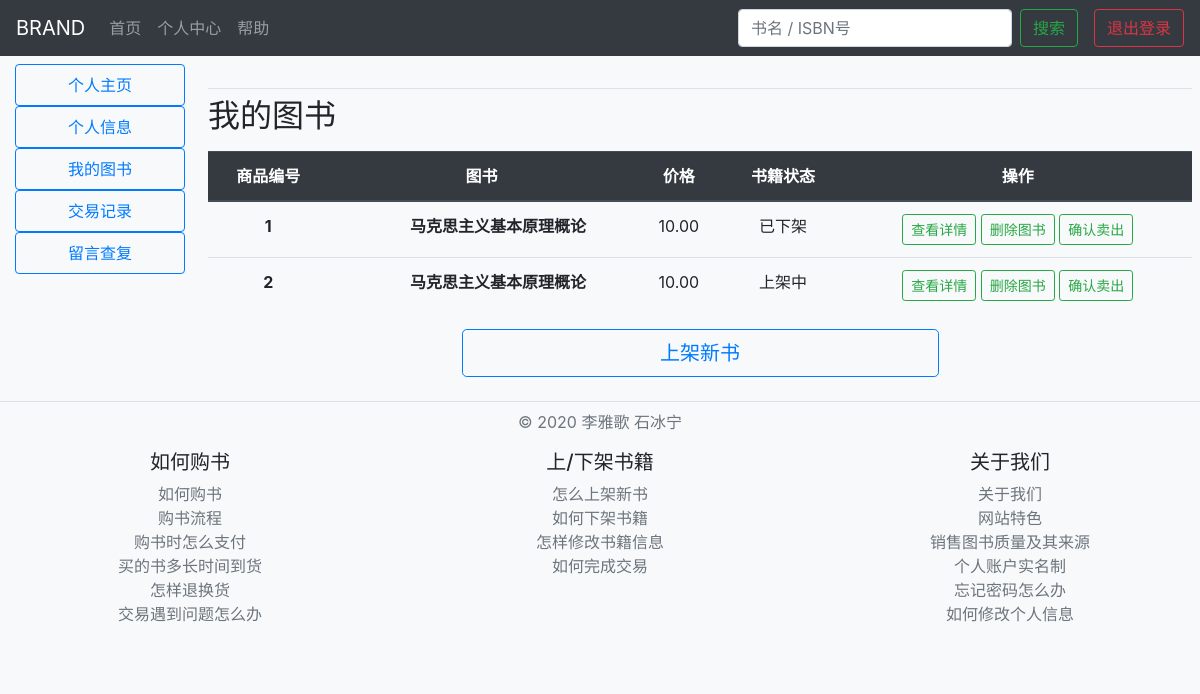
Before: /center/my_book/11 (signed in) with the older database file.
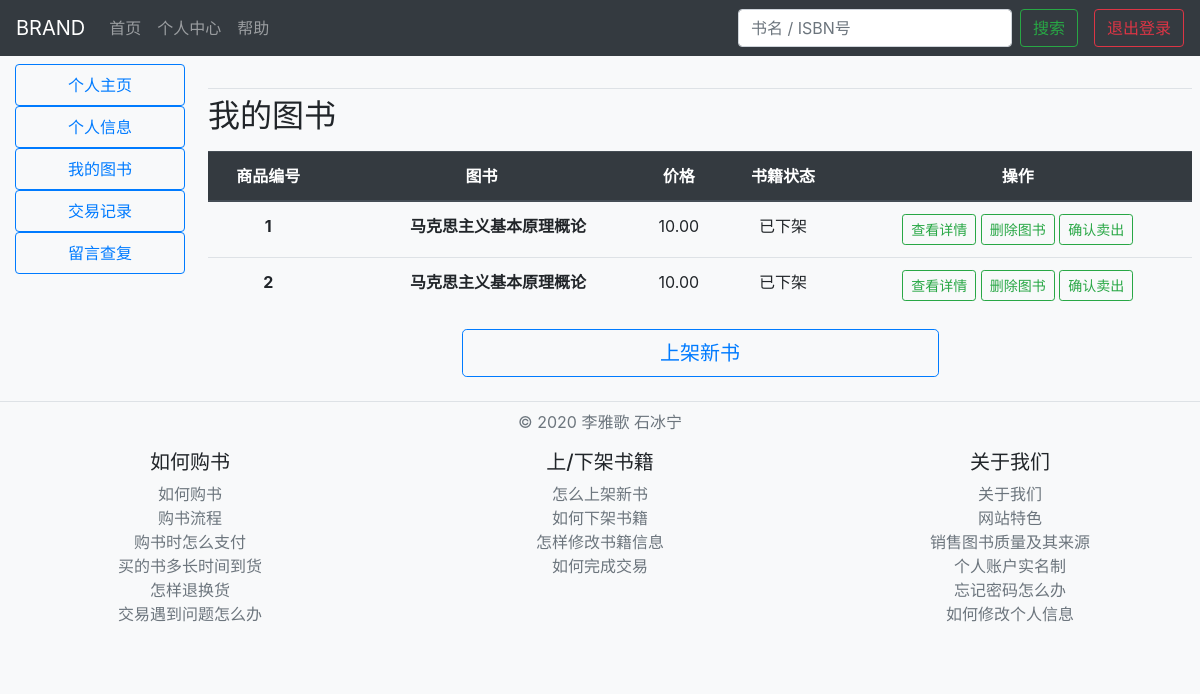
After: the same page with the newer database file.
### goods/models.py (models this page shows)
class Goods(models.Model):
    type = ((1, "上架中"), (2, "待处理"), (3, "已下架") )
    book = models.ForeignKey('Book', on_delete=models.CASCADE)
    merchant = models.ForeignKey(User, on_delete=models.DO_NOTHING)
    price = models.DecimalField(max_digits=19, decimal_places=2)
    description = models.TextField(blank=False)
    picture_1 = models.ImageField(upload_to='goods_images', blank=False)
    picture_2 = models.ImageField(upload_to='goods_images', blank=True)
    status = models.IntegerField(choices=type)

class Book(models.Model):
    status = ((1, "上架中"), (2, "待处理"), (3, "已下架"))
    book_status = models.IntegerField(choices=status, default=2)
    book_type = models.ForeignKey(BookType, on_delete=models.DO_NOTHING)
    full_title = models.CharField(max_length=255)
    ISBN_num = models.CharField(max_length=13, unique=True)
    publisher = models.CharField(max_length=255)
    authors = models.CharField(max_length=255)
    picture = models.ImageField(upload_to='books_images')
    original_price = models.DecimalField(max_digits=19, decimal_places=2)
    sale_volume = models.IntegerField(default=0)

### center/views.py (the view, shortened to what this page needs)
# urls.py: path('my_book/<int:user_id>', MyBookView.as_view(), name='my_book'),
class MyBookView(TemplateView):
    template_name = "my_book.html"
    def get(self, request, *args, **kwargs):
        context = super().get_context_data(**kwargs)
        user_id = context['user_id']
        if request.user.is_authenticated and request.user.pk == user_id:
            context['my_goods'] = Goods.objects.filter(merchant=user_id)
            return self.render_to_response(context)
        else:
            return redirect('/')

### center/templates/my_book.html (shortened to what this page needs)
{% extends 'center.html' %}
{% block mainbody %}
<main role="main" class="col-md-10 ml-sm-auto px-2">
  <h2 class="border-top mt-4 pt-2">我的图书</h2>
  {% if my_goods %}
  <table class="table text-center my-3">
    <thead class="thead-dark">
      <tr>
        <th scope="col">商品编号</th>
        <th scope="col" colspan="2">图书</th>
        <th scope="col">价格</th>
        <th scope="col">书籍状态</th>
        <th scope="col">操作</th>
      </tr>
    </thead>
    <tbody>
      {% for my_good in my_goods %}
      <tr>
        <td><strong>{{ forloop.counter }}</strong></td>
        <td>
        </td>
        <td><strong>{{ my_good.book.full_title }}</strong></td>
        <td>{{ my_good.price }}</td>
        <td>{{ my_good.get_status_display }}</td>
        <td>
          <a class="btn btn-sm btn-outline-success" role="button" href="{% url 'good_detail' my_good.book.pk %}">
            查看详情
          </a>
          <button class="btn btn-sm btn-outline-success" type="button" data-toggle="modal" data-target="#confirmDeleteGood-{{ my_good.pk }}">
            删除图书
          </button>
          <a class="btn btn-sm btn-outline-success" role="button" href="{% url 'sell_good' my_good.pk %}">
            确认卖出
          </a>
        </td>
      </tr>
      {% endfor %}
    </tbody>
  </table>
  {% else %}
  <p class="alert alert-warning text-center my-3">{{ user.username }}，您暂无书本上架</p>
  {% endif %}
  <div class="row justify-content-center">
    <div class="col-md-6">
      <a class="btn btn-lg btn-block btn-outline-primary" href="{% url 'create_new_book' %}">上架新书</a>
    </div>
  </div>
</main>
{% endblock %}

Changed rows visible on the page:
changed Goods (number 2 of 2 on the later page): status "上架中" → "已下架"
